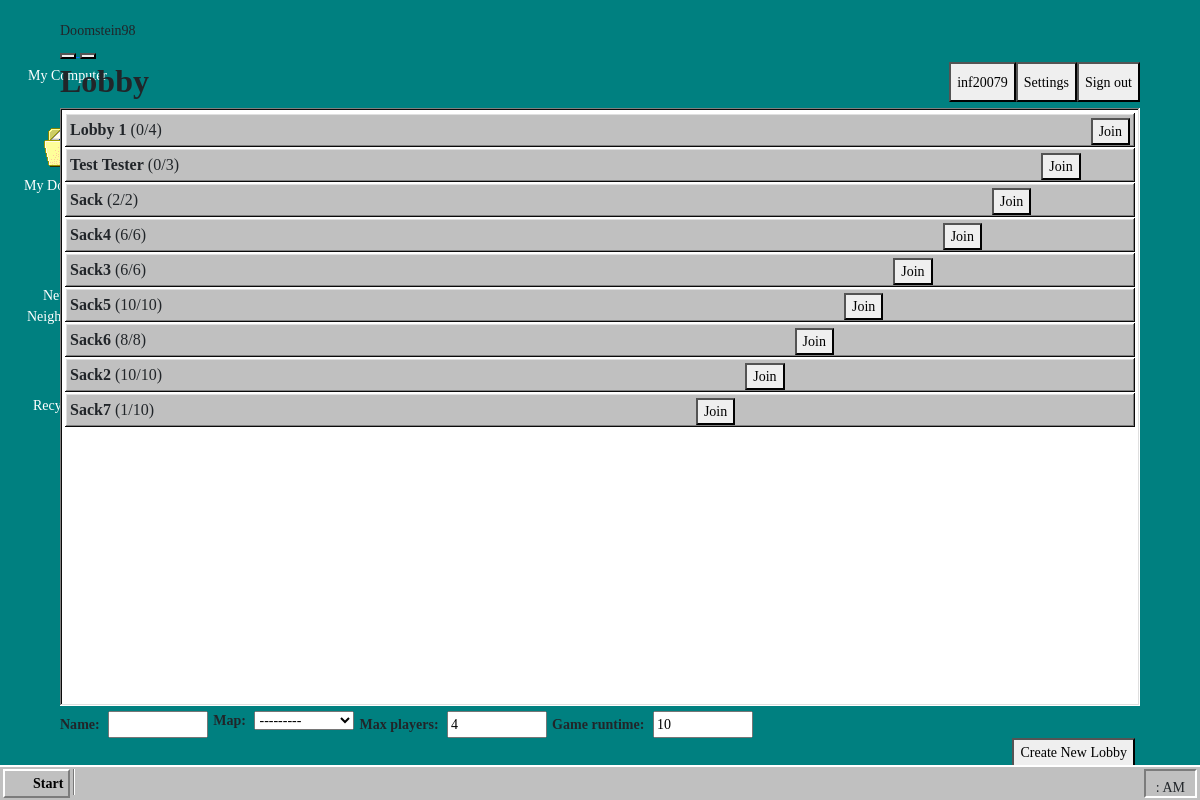
/menu/ (signed in), run on an earlier commit of the app's database.
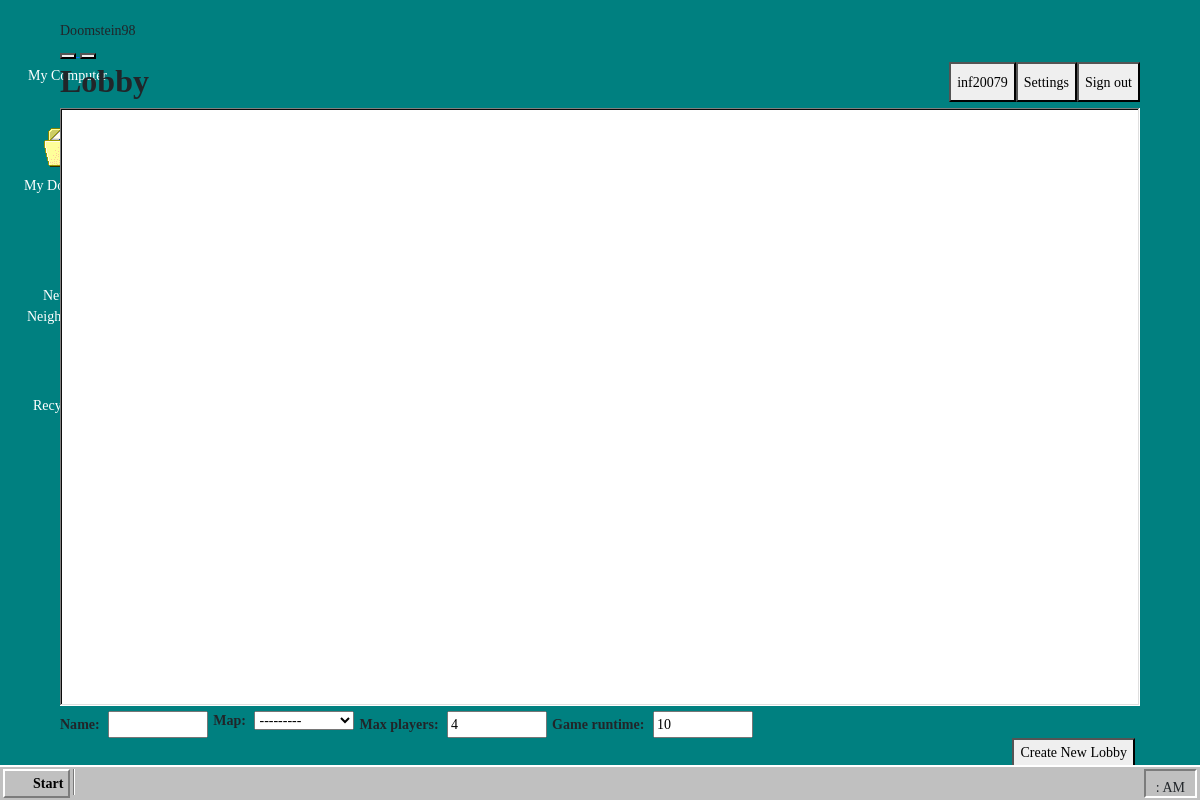
And on a later commit of the database.
### Login/models.py (models this page shows, shortened)
class User(AbstractBaseUser, PermissionsMixin):
    email = models.EmailField(_('email'), max_length=100, unique=True)
    user_name = models.CharField(max_length=100, unique=True)
    creation_date = models.DateTimeField(default=timezone.now)
    is_staff = models.BooleanField(default=False)
    is_active = models.BooleanField(default=False)
    objects = AccountManager()
    USERNAME_FIELD = 'email'
    REQUIRED_FIELDS = ['user_name']

### lobby/models.py (models this page shows, shortened)
class Lobby(models.Model):
    name            = models.SlugField                  (   max_length=50,
                                                            unique=True,
                                                            error_messages={"invalid":"No Spaces allowed"})
    map             = models.ForeignKey                 (Map, on_delete=models.CASCADE)
    mode            = models.PositiveSmallIntegerField  (default=0)
    max_players     = models.PositiveSmallIntegerField  (default=4, validators=[validator.MinValueValidator(2,"To play reasonably, you should play at least with two player"), validator.MaxValueValidator(MAX_PLAYERS, "The Server can not handle more players")])
    current_players = models.PositiveSmallIntegerField  (default=0, validators=[validator.MaxValueValidator(max_players)])
    game_runtime    = models.PositiveSmallIntegerField  (default=10,validators=[validator.MinValueValidator(2), validator.MaxValueValidator(60)])

### Mainmenu/views.py (the view)
# urls.py: path('menu/', views.menu, name="menu"),
@login_required(login_url='/accounts/login/')
def menu(request):
    lobbies = Lobby.objects.all()
    context = {'lobbies': lobbies}
    if request.method == "POST":
        form = LobbyForm(request.POST)
        if form.is_valid():
            user = form.save()
            messages.add_message(request, messages.SUCCESS,
                                 'Lobby created.')
            return redirect(reverse("menu"))
        else:
            context['lobby_form'] = form
            messages.add_message(request, messages.ERROR,
                                 'Lobby was not created.')
    else:
        form = LobbyForm(request)
        context['lobby_form'] = form
    return render(request, "menu.html",
                  {'form': LobbyForm, 'lobbies': Lobby.objects.all()})

### lobby/models.py (called while the page is built)
    def __str__(self) -> str:
        return self.name

### Mainmenu/templates/menu.html (shortened to what this page needs)
{% extends 'base.html' %}
{% block content %}
{% load static %}
<link rel="stylesheet" type="text/css" href="{% static 'menu/css/menu.css' %}">
    <h2 class="h2 lobby"><b>Lobby</b></h2>
    <a href="{% url 'logout' %}">
        <button class="button user">
        Sign out
        </button>
    </a>
    <button class="button user">
        Settings
    </button>
    <button class="button user">
        {{ user.user_name }}
    </button>
    <div class="div lobbybox">
        {% for lobby in lobbies %}
            <div class="div lobbyline">
                <p class="p lobbytext"><b>{{ lobby.name }}</b> ({{ lobby.current_players }}/{{ lobby.max_players }})</p>
                <a href="{% url 'game' lobby_name=lobby.name %}">
                    <button class="button lobby">
                        Join
                    </button>
                </a>
            </div>
        {% endfor %}
    </div>
    <form method="post">
        {% for field in form %}
            <div class="field-row-stacked register">
            {% if field.html_name == "name" %}
                <label class="label"><strong>{{ field.label_tag }}</strong></label>
            {% else %}
                <label><strong>{{ field.label_tag }}</strong></label>
            {% endif %}
            {{ field }}
            </div>
        {% endfor %}
        {% if messages %}
        {% for message in messages %}
                <span class="error">{{ message }}</span>
        {% endfor %}
        {% else %}
        <br>
        {% endif %}
        <section class="field-row">
            <button class="button createlobby">
                Create New Lobby
            </button>
        </section>
    </form>
{% endblock %}

### Mainmenu/templates/base.html (shortened to what this page needs)
<HTML lang="en">
    <head>
        {% load static %}
        <link href="https://cdn.jsdelivr.net/npm/bootstrap@5.1.1/dist/css/bootstrap.min.css" rel="stylesheet">
        <link rel="stylesheet" href="https://unpkg.com/98.css" />
        {% load static %}
        <link rel="stylesheet" type="text/css" href="{% static 'base/css/win98.css' %}">
        {% load static %}
    </head>
    <body>
        <div id="desktop">
            <div class="desktop-icons">
              <div class="desktop-icon my-computer" title="My Computer">
                My Computer
              </div>
              <div class="desktop-icon my-documents" title="My Documents">
                My Documents
              </div>
               <div class="desktop-icon network" title="Network Neighborhood">
                Network Neighborhood
              </div>
              <div class="desktop-icon trash-empty" title="Recycle Bin">
                Recycle Bin
              </div>
            </div>
            <div>
              <div class="window">
                <div class="title-bar">
                  <div class="title-bar-text">Doomstein98</div>
                  <div class="title-bar-controls">
                    <a href="{% url 'impressum' %}">
                      <button aria-label="Help"></button>
                    </a>
                    <a href="{% url 'play' %}">
                      <button aria-label="Close"></button>
                    </a>
                  </div>
                </div>
                <div id="window" class="window-body">
                  {% block content %}
                  {% endblock %}
                </div>
              </div>
            </div>
            <div id="toolbar">
              <div class="toolbar-start-menu">
                <button class="start-button">
                  Start
                </button>
              </div>
              <div class="toolbar-separator"></div>
              <div class="toolbar-right">
                <div class="time">: AM</div>
              </div>
            </div>
          </div>
    </body>
</HTML>

### static/base/css/win98.css (style rules this page uses)
* { box-sizing: border-box; }
body { cursor: url('../assets/3dwarro.cur'), auto; font-family: "MS Sans Serif"; letter-spacing: 0.001em; font-size: 14px; font-smooth: none; }
strong { font-weight: bold; }
#desktop { background: teal; width: 100%; height: 100vh; overflow: hidden; }
#toolbar { background: #c0c0c0; height: 35px; width: 100%; position: fixed; bottom: 0; left: 0; border-top: 2px solid #fff; }
#toolbar .toolbar-start-menu { float: left; }
#toolbar .toolbar-start-menu .start-button { background: url('../assets/windows-0.png') no-repeat 2px center/24px; padding-left: 28px; padding-right: 5px; height: 29px; margin: 2px 3px; font-weight: bold; border: 2px solid #7c7c7c; border-top-color: #fff; border-left-color: #fff; }
#toolbar .toolbar-separator { width: 2px; height: 26px; margin-top: 2px; background: #797979; float: left; border-right: 1px solid #fff; }
#toolbar .toolbar-right { float: right; margin: 2px 3px; height: 29px; border: 2px solid #7c7c7c; border-bottom-color: #fff; border-right-color: #fff; }
#toolbar .toolbar-right .time { padding: 6px 10px; }
.desktop-icons .desktop-icon { width: 115px; height: 100px; color: #fff; text-align: center; background: no-repeat center top; padding-top: 55px; margin: 10px; }
.desktop-icons .desktop-icon.my-computer { background-image: url('../assets/computer_explorer-5.png'); }
.desktop-icons .desktop-icon.my-documents { background-image: url('../assets/directory_open_file_mydocs-4.png'); }
.desktop-icons .desktop-icon.network { background-image: url('../assets/network_cool_two_pcs-0.png'); }
.desktop-icons .desktop-icon.trash-empty { background-image: url('../assets/recycle_bin_empty-4.png'); }
.window { width: 90%; height: 90%; position: fixed; top: 2.5%; left: 5%; resize: both; }

### static/menu/css/menu.css (style rules this page uses)
button { width: fit-content; }
button.user { width: fit-content; float: right; height: 40px; }
h2.lobby { float: left; }
button.createlobby { margin-top: 1%; margin-bottom: 1%; margin-left: 5px; margin-right: 5px; float: right; width: fit-content; height: 4%; }
div.lobbybox { display: block; background: #ffffff; box-shadow: inset -1px -1px #ffffff, inset 1px 1px #808080, inset -2px -2px #dfdfdf, inset 2px 2px #0a0a0a; padding: 5px 5px; overflow-y: scroll; margin: 0; width: 100%; height: 83%; }
.formfield { width: 100px; margin: 5px; }
.label { margin-top: 5px; }
.field-row-stacked.register { float: left; }

What changed in the data, as far as the page shows it:
removed Lobby: name "Lobby 1", current_players "0", max_players "4"
removed Lobby: name "Test Tester", current_players "0", max_players "3"
removed Lobby: name "Sack", current_players "2", max_players "2"
removed Lobby: name "Sack4", current_players "6", max_players "6"
removed Lobby: name "Sack3", current_players "6", max_players "6"
removed Lobby: name "Sack5", current_players "10", max_players "10"
removed Lobby: name "Sack6", current_players "8", max_players "8"
removed Lobby: name "Sack2", current_players "10", max_players "10"
removed Lobby: name "Sack7", current_players "1", max_players "10"
